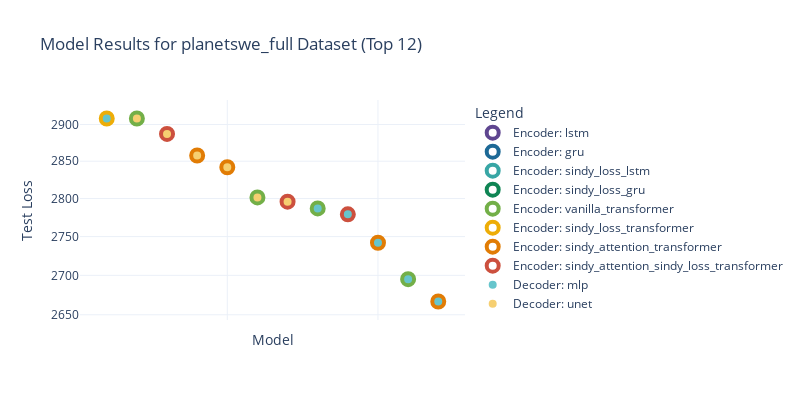
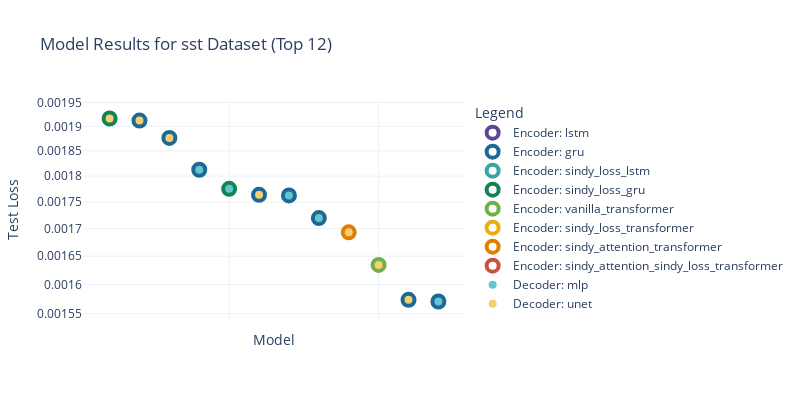
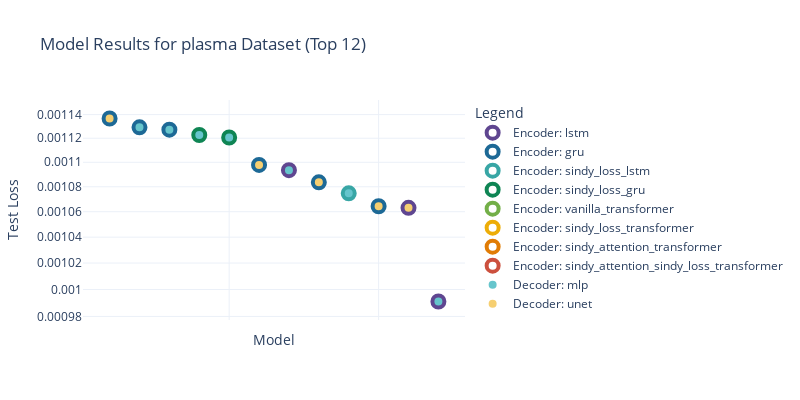

Notebook code for these charts, in order:
### Code cell
f = Figlet(font='ogre')
for dataset in ['planetswe_full', 'sst', 'plasma']:
    best_result = helpers.get_top_N_models_by_loss(dataset, pickle_dir, N=1)
    print(best_result)
    plots.plot_model_results_scatter(results, dataset, 12, save=True, fname=f"{dataset}_scatter")

### Figure 1 — Plotly figure (JSON) as saved in the notebook; plotly's stock layout.template omitted (floating-point values rounded to 4 significant figures)
{"data": [{"marker": {"color": "white", "line": {"color": "#5F4690", "width": 4}, "size": 12}, "mode": "markers", "name": "Encoder: lstm", "showlegend": true, "type": "scatter", "x": [null], "y": [null]}, {"marker": {"color": "white", "line": {"color": "#1D6996", "width": 4}, "size": 12}, "mode": "markers", "name": "Encoder: gru", "showlegend": true, "type": "scatter", "x": [null], "y": [null]}, {"marker": {"color": "white", "line": {"color": "#38A6A5", "width": 4}, "size": 12}, "mode": "markers", "name": "Encoder: sindy_loss_lstm", "showlegend": true, "type": "scatter", "x": [null], "y": [null]}, {"marker": {"color": "white", "line": {"color": "#0F8554", "width": 4}, "size": 12}, "mode": "markers", "name": "Encoder: sindy_loss_gru", "showlegend": true, "type": "scatter", "x": [null], "y": [null]}, {"marker": {"color": "white", "line": {"color": "#73AF48", "width": 4}, "size": 12}, "mode": "markers", "name": "Encoder: vanilla_transformer", "showlegend": true, "type": "scatter", "x": [null], "y": [null]}, {"marker": {"color": "white", "line": {"color": "#EDAD08", "width": 4}, "size": 12}, "mode": "markers", "name": "Encoder: sindy_loss_transformer", "showlegend": true, "type": "scatter", "x": [null], "y": [null]}, {"marker": {"color": "white", "line": {"color": "#E17C05", "width": 4}, "size": 12}, "mode": "markers", "name": "Encoder: sindy_attention_transformer", "showlegend": true, "type": "scatter", "x": [null], "y": [null]}, {"marker": {"color": "white", "line": {"color": "#CC503E", "width": 4}, "size": 12}, "mode": "markers", "name": "Encoder: sindy_attention_sindy_loss_transformer", "showlegend": true, "type": "scatter", "x": [null], "y": [null]}, {"marker": {"color": "#66C5CC", "line": {"color": "white", "width": 4}, "size": 12}, "mode": "markers", "name": "Decoder: mlp", "showlegend": true, "type": "scatter", "x": [null], "y": [null]}, {"marker": {"color": "#F6CF71", "line": {"color": "white", "width": 4}, "size": 12}, "mode": "markers", "name": "Decoder: unet", "showlegend": true, "type": "scatter", "x": [null], "y": [null]}, {"hovertemplate": "Encoder: sindy_loss_transformer (x1)<br>Decoder: mlp (x1)<br>LR: 1.00e-03<br>Test Loss: 2.91e+03<br><extra></extra>", "marker": {"color": "#66C5CC", "line": {"color": "#EDAD08", "width": 4}, "size": 12}, "mode": "markers", "name": "sindy_loss_transformer-mlp", "showlegend": false, "type": "scatter", "x": [1], "y": [2908.0]}, {"hovertemplate": "Encoder: vanilla_transformer (x3)<br>Decoder: unet (x1)<br>LR: 1.00e-03<br>Test Loss: 2.91e+03<br><extra></extra>", "marker": {"color": "#F6CF71", "line": {"color": "#73AF48", "width": 4}, "size": 12}, "mode": "markers", "name": "vanilla_transformer-unet", "showlegend": false, "type": "scatter", "x": [2], "y": [2908.0]}, {"hovertemplate": "Encoder: sindy_attention_sindy_loss_transformer (x1)<br>Decoder: unet (x1)<br>LR: 1.00e-03<br>Test Loss: 2.89e+03<br><extra></extra>", "marker": {"color": "#F6CF71", "line": {"color": "#CC503E", "width": 4}, "size": 12}, "mode": "markers", "name": "sindy_attention_sindy_loss_transformer-unet", "showlegend": false, "type": "scatter", "x": [3], "y": [2887.0]}, {"hovertemplate": "Encoder: sindy_attention_transformer (x1)<br>Decoder: unet (x1)<br>LR: 1.00e-03<br>Test Loss: 2.86e+03<br><extra></extra>", "marker": {"color": "#F6CF71", "line": {"color": "#E17C05", "width": 4}, "size": 12}, "mode": "markers", "name": "sindy_attention_transformer-unet", "showlegend": false, "type": "scatter", "x": [4], "y": [2858.0]}, {"hovertemplate": "Encoder: sindy_attention_transformer (x4)<br>Decoder: unet (x1)<br>LR: 1.00e-03<br>Test Loss: 2.84e+03<br><extra></extra>", "marker": {"color": "#F6CF71", "line": {"color": "#E17C05", "width": 4}, "size": 12}, "mode": "markers", "name": "sindy_attention_transformer-unet", "showlegend": false, "type": "scatter", "x": [5], "y": [2842.0]}, {"hovertemplate": "Encoder: vanilla_transformer (x4)<br>Decoder: unet (x1)<br>LR: 1.00e-03<br>Test Loss: 2.80e+03<br><extra></extra>", "marker": {"color": "#F6CF71", "line": {"color": "#73AF48", "width": 4}, "size": 12}, "mode": "markers", "name": "vanilla_transformer-unet", "showlegend": false, "type": "scatter", "x": [6], "y": [2802.0]}, {"hovertemplate": "Encoder: sindy_attention_sindy_loss_transformer (x2)<br>Decoder: unet (x1)<br>LR: 1.00e-03<br>Test Loss: 2.80e+03<br><extra></extra>", "marker": {"color": "#F6CF71", "line": {"color": "#CC503E", "width": 4}, "size": 12}, "mode": "markers", "name": "sindy_attention_sindy_loss_transformer-unet", "showlegend": false, "type": "scatter", "x": [7], "y": [2796.0]}, {"hovertemplate": "Encoder: vanilla_transformer (x1)<br>Decoder: mlp (x1)<br>LR: 1.00e-03<br>Test Loss: 2.79e+03<br><extra></extra>", "marker": {"color": "#66C5CC", "line": {"color": "#73AF48", "width": 4}, "size": 12}, "mode": "markers", "name": "vanilla_transformer-mlp", "showlegend": false, "type": "scatter", "x": [8], "y": [2787.0]}, {"hovertemplate": "Encoder: sindy_attention_sindy_loss_transformer (x3)<br>Decoder: mlp (x1)<br>LR: 1.00e-03<br>Test Loss: 2.78e+03<br><extra></extra>", "marker": {"color": "#66C5CC", "line": {"color": "#CC503E", "width": 4}, "size": 12}, "mode": "markers", "name": "sindy_attention_sindy_loss_transformer-mlp", "showlegend": false, "type": "scatter", "x": [9], "y": [2779.0]}, {"hovertemplate": "Encoder: sindy_attention_transformer (x3)<br>Decoder: mlp (x1)<br>LR: 1.00e-03<br>Test Loss: 2.74e+03<br><extra></extra>", "marker": {"color": "#66C5CC", "line": {"color": "#E17C05", "width": 4}, "size": 12}, "mode": "markers", "name": "sindy_attention_transformer-mlp", "showlegend": false, "type": "scatter", "x": [10], "y": [2742.0]}, {"hovertemplate": "Encoder: vanilla_transformer (x4)<br>Decoder: mlp (x1)<br>LR: 1.00e-03<br>Test Loss: 2.70e+03<br><extra></extra>", "marker": {"color": "#66C5CC", "line": {"color": "#73AF48", "width": 4}, "size": 12}, "mode": "markers", "name": "vanilla_transformer-mlp", "showlegend": false, "type": "scatter", "x": [11], "y": [2695.0]}, {"hovertemplate": "Encoder: sindy_attention_transformer (x4)<br>Decoder: mlp (x1)<br>LR: 1.00e-03<br>Test Loss: 2.67e+03<br><extra></extra>", "marker": {"color": "#66C5CC", "line": {"color": "#E17C05", "width": 4}, "size": 12}, "mode": "markers", "name": "sindy_attention_transformer-mlp", "showlegend": false, "type": "scatter", "x": [12], "y": [2667.0]}], "layout": {"height": 400, "hovermode": "closest", "legend": {"title": {"text": "Legend"}}, "showlegend": true, "title": {"text": "Model Results for planetswe_full Dataset (Top 12)"}, "width": 800, "xaxis": {"showticklabels": false, "title": {"text": "Model"}}, "yaxis": {"exponentformat": "E", "title": {"text": "Test Loss"}, "type": "log"}}}

### Figure 2 — Plotly figure (JSON) as saved in the notebook; plotly's stock layout.template omitted (floating-point values rounded to 4 significant figures)
{"data": [{"marker": {"color": "white", "line": {"color": "#5F4690", "width": 4}, "size": 12}, "mode": "markers", "name": "Encoder: lstm", "showlegend": true, "type": "scatter", "x": [null], "y": [null]}, {"marker": {"color": "white", "line": {"color": "#1D6996", "width": 4}, "size": 12}, "mode": "markers", "name": "Encoder: gru", "showlegend": true, "type": "scatter", "x": [null], "y": [null]}, {"marker": {"color": "white", "line": {"color": "#38A6A5", "width": 4}, "size": 12}, "mode": "markers", "name": "Encoder: sindy_loss_lstm", "showlegend": true, "type": "scatter", "x": [null], "y": [null]}, {"marker": {"color": "white", "line": {"color": "#0F8554", "width": 4}, "size": 12}, "mode": "markers", "name": "Encoder: sindy_loss_gru", "showlegend": true, "type": "scatter", "x": [null], "y": [null]}, {"marker": {"color": "white", "line": {"color": "#73AF48", "width": 4}, "size": 12}, "mode": "markers", "name": "Encoder: vanilla_transformer", "showlegend": true, "type": "scatter", "x": [null], "y": [null]}, {"marker": {"color": "white", "line": {"color": "#EDAD08", "width": 4}, "size": 12}, "mode": "markers", "name": "Encoder: sindy_loss_transformer", "showlegend": true, "type": "scatter", "x": [null], "y": [null]}, {"marker": {"color": "white", "line": {"color": "#E17C05", "width": 4}, "size": 12}, "mode": "markers", "name": "Encoder: sindy_attention_transformer", "showlegend": true, "type": "scatter", "x": [null], "y": [null]}, {"marker": {"color": "white", "line": {"color": "#CC503E", "width": 4}, "size": 12}, "mode": "markers", "name": "Encoder: sindy_attention_sindy_loss_transformer", "showlegend": true, "type": "scatter", "x": [null], "y": [null]}, {"marker": {"color": "#66C5CC", "line": {"color": "white", "width": 4}, "size": 12}, "mode": "markers", "name": "Decoder: mlp", "showlegend": true, "type": "scatter", "x": [null], "y": [null]}, {"marker": {"color": "#F6CF71", "line": {"color": "white", "width": 4}, "size": 12}, "mode": "markers", "name": "Decoder: unet", "showlegend": true, "type": "scatter", "x": [null], "y": [null]}, {"hovertemplate": "Encoder: sindy_loss_gru (x3)<br>Decoder: unet (x1)<br>LR: 1.00e-03<br>Test Loss: 1.92e-03<br><extra></extra>", "marker": {"color": "#F6CF71", "line": {"color": "#0F8554", "width": 4}, "size": 12}, "mode": "markers", "name": "sindy_loss_gru-unet", "showlegend": false, "type": "scatter", "x": [1], "y": [0.001916]}, {"hovertemplate": "Encoder: gru (x4)<br>Decoder: unet (x1)<br>LR: 1.00e-03<br>Test Loss: 1.91e-03<br><extra></extra>", "marker": {"color": "#F6CF71", "line": {"color": "#1D6996", "width": 4}, "size": 12}, "mode": "markers", "name": "gru-unet", "showlegend": false, "type": "scatter", "x": [2], "y": [0.001912]}, {"hovertemplate": "Encoder: gru (x3)<br>Decoder: unet (x1)<br>LR: 1.00e-03<br>Test Loss: 1.88e-03<br><extra></extra>", "marker": {"color": "#F6CF71", "line": {"color": "#1D6996", "width": 4}, "size": 12}, "mode": "markers", "name": "gru-unet", "showlegend": false, "type": "scatter", "x": [3], "y": [0.001876]}, {"hovertemplate": "Encoder: gru (x3)<br>Decoder: mlp (x1)<br>LR: 1.00e-03<br>Test Loss: 1.81e-03<br><extra></extra>", "marker": {"color": "#66C5CC", "line": {"color": "#1D6996", "width": 4}, "size": 12}, "mode": "markers", "name": "gru-mlp", "showlegend": false, "type": "scatter", "x": [4], "y": [0.001812]}, {"hovertemplate": "Encoder: sindy_loss_gru (x3)<br>Decoder: mlp (x1)<br>LR: 1.00e-03<br>Test Loss: 1.78e-03<br><extra></extra>", "marker": {"color": "#66C5CC", "line": {"color": "#0F8554", "width": 4}, "size": 12}, "mode": "markers", "name": "sindy_loss_gru-mlp", "showlegend": false, "type": "scatter", "x": [5], "y": [0.001775]}, {"hovertemplate": "Encoder: gru (x2)<br>Decoder: unet (x1)<br>LR: 1.00e-03<br>Test Loss: 1.76e-03<br><extra></extra>", "marker": {"color": "#F6CF71", "line": {"color": "#1D6996", "width": 4}, "size": 12}, "mode": "markers", "name": "gru-unet", "showlegend": false, "type": "scatter", "x": [6], "y": [0.001764]}, {"hovertemplate": "Encoder: gru (x4)<br>Decoder: mlp (x1)<br>LR: 1.00e-03<br>Test Loss: 1.76e-03<br><extra></extra>", "marker": {"color": "#66C5CC", "line": {"color": "#1D6996", "width": 4}, "size": 12}, "mode": "markers", "name": "gru-mlp", "showlegend": false, "type": "scatter", "x": [7], "y": [0.001762]}, {"hovertemplate": "Encoder: gru (x2)<br>Decoder: mlp (x1)<br>LR: 1.00e-03<br>Test Loss: 1.72e-03<br><extra></extra>", "marker": {"color": "#66C5CC", "line": {"color": "#1D6996", "width": 4}, "size": 12}, "mode": "markers", "name": "gru-mlp", "showlegend": false, "type": "scatter", "x": [8], "y": [0.00172]}, {"hovertemplate": "Encoder: sindy_attention_transformer (x1)<br>Decoder: unet (x1)<br>LR: 1.00e-02<br>Test Loss: 1.69e-03<br><extra></extra>", "marker": {"color": "#F6CF71", "line": {"color": "#E17C05", "width": 4}, "size": 12}, "mode": "markers", "name": "sindy_attention_transformer-unet", "showlegend": false, "type": "scatter", "x": [9], "y": [0.001693]}, {"hovertemplate": "Encoder: vanilla_transformer (x1)<br>Decoder: unet (x1)<br>LR: 1.00e-02<br>Test Loss: 1.63e-03<br><extra></extra>", "marker": {"color": "#F6CF71", "line": {"color": "#73AF48", "width": 4}, "size": 12}, "mode": "markers", "name": "vanilla_transformer-unet", "showlegend": false, "type": "scatter", "x": [10], "y": [0.001634]}, {"hovertemplate": "Encoder: gru (x1)<br>Decoder: unet (x1)<br>LR: 1.00e-02<br>Test Loss: 1.57e-03<br><extra></extra>", "marker": {"color": "#F6CF71", "line": {"color": "#1D6996", "width": 4}, "size": 12}, "mode": "markers", "name": "gru-unet", "showlegend": false, "type": "scatter", "x": [11], "y": [0.001573]}, {"hovertemplate": "Encoder: gru (x1)<br>Decoder: mlp (x1)<br>LR: 1.00e-02<br>Test Loss: 1.57e-03<br><extra></extra>", "marker": {"color": "#66C5CC", "line": {"color": "#1D6996", "width": 4}, "size": 12}, "mode": "markers", "name": "gru-mlp", "showlegend": false, "type": "scatter", "x": [12], "y": [0.001571]}], "layout": {"height": 400, "hovermode": "closest", "legend": {"title": {"text": "Legend"}}, "showlegend": true, "title": {"text": "Model Results for sst Dataset (Top 12)"}, "width": 800, "xaxis": {"showticklabels": false, "title": {"text": "Model"}}, "yaxis": {"exponentformat": "E", "title": {"text": "Test Loss"}, "type": "log"}}}

### Figure 3 — Plotly figure (JSON) as saved in the notebook; plotly's stock layout.template omitted (floating-point values rounded to 4 significant figures)
{"data": [{"marker": {"color": "white", "line": {"color": "#5F4690", "width": 4}, "size": 12}, "mode": "markers", "name": "Encoder: lstm", "showlegend": true, "type": "scatter", "x": [null], "y": [null]}, {"marker": {"color": "white", "line": {"color": "#1D6996", "width": 4}, "size": 12}, "mode": "markers", "name": "Encoder: gru", "showlegend": true, "type": "scatter", "x": [null], "y": [null]}, {"marker": {"color": "white", "line": {"color": "#38A6A5", "width": 4}, "size": 12}, "mode": "markers", "name": "Encoder: sindy_loss_lstm", "showlegend": true, "type": "scatter", "x": [null], "y": [null]}, {"marker": {"color": "white", "line": {"color": "#0F8554", "width": 4}, "size": 12}, "mode": "markers", "name": "Encoder: sindy_loss_gru", "showlegend": true, "type": "scatter", "x": [null], "y": [null]}, {"marker": {"color": "white", "line": {"color": "#73AF48", "width": 4}, "size": 12}, "mode": "markers", "name": "Encoder: vanilla_transformer", "showlegend": true, "type": "scatter", "x": [null], "y": [null]}, {"marker": {"color": "white", "line": {"color": "#EDAD08", "width": 4}, "size": 12}, "mode": "markers", "name": "Encoder: sindy_loss_transformer", "showlegend": true, "type": "scatter", "x": [null], "y": [null]}, {"marker": {"color": "white", "line": {"color": "#E17C05", "width": 4}, "size": 12}, "mode": "markers", "name": "Encoder: sindy_attention_transformer", "showlegend": true, "type": "scatter", "x": [null], "y": [null]}, {"marker": {"color": "white", "line": {"color": "#CC503E", "width": 4}, "size": 12}, "mode": "markers", "name": "Encoder: sindy_attention_sindy_loss_transformer", "showlegend": true, "type": "scatter", "x": [null], "y": [null]}, {"marker": {"color": "#66C5CC", "line": {"color": "white", "width": 4}, "size": 12}, "mode": "markers", "name": "Decoder: mlp", "showlegend": true, "type": "scatter", "x": [null], "y": [null]}, {"marker": {"color": "#F6CF71", "line": {"color": "white", "width": 4}, "size": 12}, "mode": "markers", "name": "Decoder: unet", "showlegend": true, "type": "scatter", "x": [null], "y": [null]}, {"hovertemplate": "Encoder: gru (x3)<br>Decoder: unet (x1)<br>LR: 1.00e-03<br>Test Loss: 1.14e-03<br><extra></extra>", "marker": {"color": "#F6CF71", "line": {"color": "#1D6996", "width": 4}, "size": 12}, "mode": "markers", "name": "gru-unet", "showlegend": false, "type": "scatter", "x": [1], "y": [0.001137]}, {"hovertemplate": "Encoder: gru (x2)<br>Decoder: mlp (x1)<br>LR: 1.00e-02<br>Test Loss: 1.13e-03<br><extra></extra>", "marker": {"color": "#66C5CC", "line": {"color": "#1D6996", "width": 4}, "size": 12}, "mode": "markers", "name": "gru-mlp", "showlegend": false, "type": "scatter", "x": [2], "y": [0.001129]}, {"hovertemplate": "Encoder: gru (x1)<br>Decoder: mlp (x1)<br>LR: 1.00e-02<br>Test Loss: 1.13e-03<br><extra></extra>", "marker": {"color": "#66C5CC", "line": {"color": "#1D6996", "width": 4}, "size": 12}, "mode": "markers", "name": "gru-mlp", "showlegend": false, "type": "scatter", "x": [3], "y": [0.001127]}, {"hovertemplate": "Encoder: sindy_loss_gru (x4)<br>Decoder: mlp (x1)<br>LR: 1.00e-02<br>Test Loss: 1.12e-03<br><extra></extra>", "marker": {"color": "#66C5CC", "line": {"color": "#0F8554", "width": 4}, "size": 12}, "mode": "markers", "name": "sindy_loss_gru-mlp", "showlegend": false, "type": "scatter", "x": [4], "y": [0.001123]}, {"hovertemplate": "Encoder: sindy_loss_gru (x2)<br>Decoder: mlp (x1)<br>LR: 1.00e-02<br>Test Loss: 1.12e-03<br><extra></extra>", "marker": {"color": "#66C5CC", "line": {"color": "#0F8554", "width": 4}, "size": 12}, "mode": "markers", "name": "sindy_loss_gru-mlp", "showlegend": false, "type": "scatter", "x": [5], "y": [0.001121]}, {"hovertemplate": "Encoder: gru (x1)<br>Decoder: unet (x1)<br>LR: 1.00e-03<br>Test Loss: 1.10e-03<br><extra></extra>", "marker": {"color": "#F6CF71", "line": {"color": "#1D6996", "width": 4}, "size": 12}, "mode": "markers", "name": "gru-unet", "showlegend": false, "type": "scatter", "x": [6], "y": [0.001098]}, {"hovertemplate": "Encoder: lstm (x1)<br>Decoder: mlp (x1)<br>LR: 1.00e-03<br>Test Loss: 1.09e-03<br><extra></extra>", "marker": {"color": "#66C5CC", "line": {"color": "#5F4690", "width": 4}, "size": 12}, "mode": "markers", "name": "lstm-mlp", "showlegend": false, "type": "scatter", "x": [7], "y": [0.001093]}, {"hovertemplate": "Encoder: gru (x2)<br>Decoder: unet (x1)<br>LR: 1.00e-03<br>Test Loss: 1.08e-03<br><extra></extra>", "marker": {"color": "#F6CF71", "line": {"color": "#1D6996", "width": 4}, "size": 12}, "mode": "markers", "name": "gru-unet", "showlegend": false, "type": "scatter", "x": [8], "y": [0.001084]}, {"hovertemplate": "Encoder: sindy_loss_lstm (x1)<br>Decoder: mlp (x1)<br>LR: 1.00e-02<br>Test Loss: 1.07e-03<br><extra></extra>", "marker": {"color": "#66C5CC", "line": {"color": "#38A6A5", "width": 4}, "size": 12}, "mode": "markers", "name": "sindy_loss_lstm-mlp", "showlegend": false, "type": "scatter", "x": [9], "y": [0.001075]}, {"hovertemplate": "Encoder: gru (x1)<br>Decoder: unet (x1)<br>LR: 1.00e-02<br>Test Loss: 1.06e-03<br><extra></extra>", "marker": {"color": "#F6CF71", "line": {"color": "#1D6996", "width": 4}, "size": 12}, "mode": "markers", "name": "gru-unet", "showlegend": false, "type": "scatter", "x": [10], "y": [0.001064]}, {"hovertemplate": "Encoder: lstm (x1)<br>Decoder: unet (x1)<br>LR: 1.00e-02<br>Test Loss: 1.06e-03<br><extra></extra>", "marker": {"color": "#F6CF71", "line": {"color": "#5F4690", "width": 4}, "size": 12}, "mode": "markers", "name": "lstm-unet", "showlegend": false, "type": "scatter", "x": [11], "y": [0.001063]}, {"hovertemplate": "Encoder: lstm (x3)<br>Decoder: mlp (x1)<br>LR: 1.00e-02<br>Test Loss: 9.91e-04<br><extra></extra>", "marker": {"color": "#66C5CC", "line": {"color": "#5F4690", "width": 4}, "size": 12}, "mode": "markers", "name": "lstm-mlp", "showlegend": false, "type": "scatter", "x": [12], "y": [0.000991]}], "layout": {"height": 400, "hovermode": "closest", "legend": {"title": {"text": "Legend"}}, "showlegend": true, "title": {"text": "Model Results for plasma Dataset (Top 12)"}, "width": 800, "xaxis": {"showticklabels": false, "title": {"text": "Model"}}, "yaxis": {"exponentformat": "E", "title": {"text": "Test Loss"}, "type": "log"}}}
